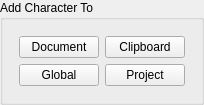
            <widget class="QGroupBox" name="groupBox">
             <property name="title">
              <string>Add Character To</string>
             </property>
             <layout class="QGridLayout" name="gridLayout_19">
              <item row="0" column="0">
               <layout class="QGridLayout" name="gridLayout_23">
                <property name="leftMargin">
                 <number>5</number>
                </property>
                <property name="topMargin">
                 <number>5</number>
                </property>
                <property name="rightMargin">
                 <number>5</number>
                </property>
                <property name="bottomMargin">
                 <number>5</number>
                </property>
                <item row="0" column="0">
                 <widget class="QPushButton" name="pushButton_4">
                  <property name="text">
                   <string>Document</string>
                  </property>
                 </widget>
                </item>
                <item row="0" column="1">
                 <widget class="QPushButton" name="pushButton_5">
                  <property name="text">
                   <string>Clipboard</string>
                  </property>
                 </widget>
                </item>
                <item row="1" column="0">
                 <widget class="QPushButton" name="globalButton">
                  <property name="text">
                   <string>Global</string>
                  </property>
                 </widget>
                </item>
                <item row="1" column="1">
                 <widget class="QPushButton" name="projectButton">
                  <property name="text">
                   <string>Project</string>
                  </property>
                 </widget>
                </item>
               </layout>
              </item>
             </layout>
            </widget>
